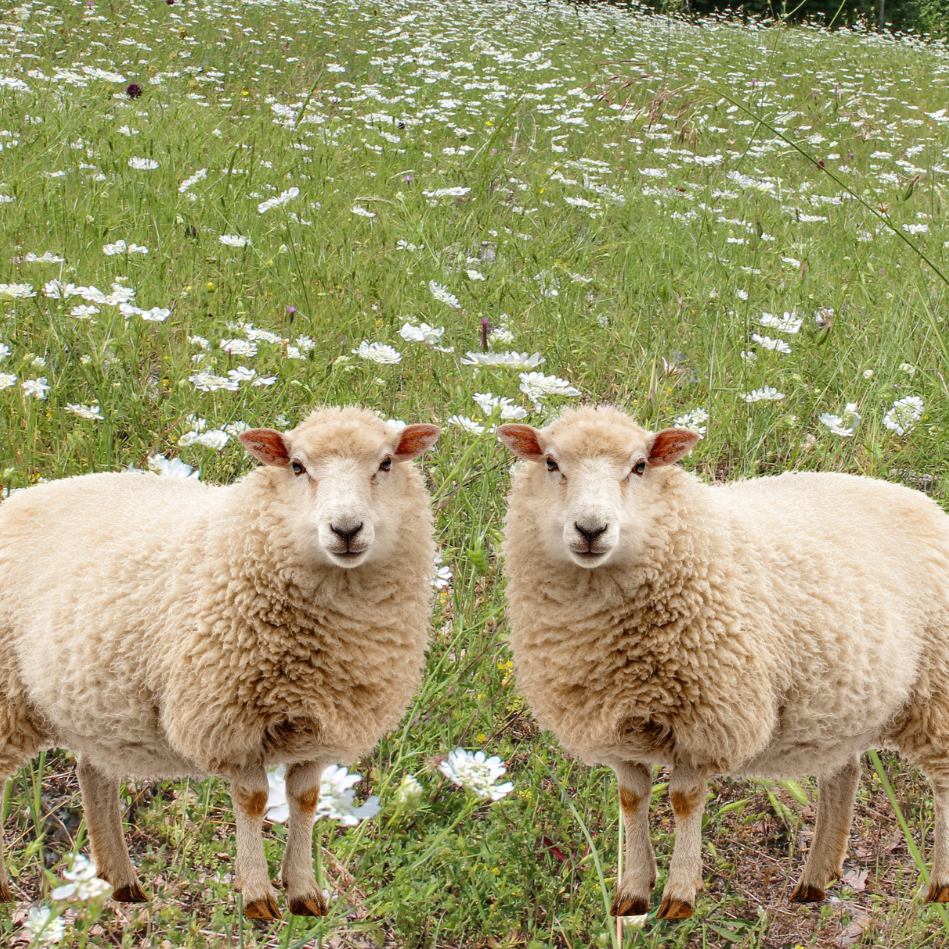
#> input picture T02/Groovy.png, 949 x 949 px
$ python choose_position.py
#> lines starting #> are read from the running program, lines starting #| are printed output that depends on the picture
### T02/animation.py
"""Animation of two characters having a conversation, using OpenCV.

The speech bubble from text.png is resized (cv2.resize), mirrored for the
second character (cv2.flip) and blended into the original image with
cv2.addWeighted, as in the Batman example. The text is written with
cv2.putText. The bubble and the text fade in and out gradually by changing
the weights passed to addWeighted. The frames are saved to a video file.
"""

import cv2

IMAGE_FILE = 'Groovy.png'
BUBBLE_FILE = 'text.png'
VIDEO_FILE = 'if_sheep_could_talk.mp4'

BUBBLE_WIDTH, BUBBLE_HEIGHT = 360, 266
LEFT_POSITION = (92, 93)
RIGHT_POSITION = (461, 33)

FONT = cv2.FONT_HERSHEY_SIMPLEX
FONT_SCALE = 0.8
FONT_THICKNESS = 2
LINE_HEIGHT = 32
TEXT_COLOR = (0, 0, 0)
MAX_TEXT_WIDTH = 225

FPS = 20
FADE_IN_FRAMES = 10
HOLD_FRAMES = 40
FADE_OUT_FRAMES = 10
PAUSE_FRAMES = 4

DIALOGUE = [
    (1, 'Wazzzup?'),
    (2, 'Good, good. Wazzzup with youuu?'),
    (1, 'Ehhh, surviving and all'),
    (2, 'Just surviving? When the grass tastes so good??'),
    (1, 'The grass is good but the weather is low'),
    (2, 'Too much sun makes a desert. We get to eat flowers'),
    (1, 'And they do taste good...'),
]


def load_images():
    """Read the image with the characters and the bubble, then print their sizes.

    Returns the pair (image, bubble). Stops the program if either image
    cannot be read (usually the file name is wrong or the file is not in
    the same folder as the program).
    """
    image = cv2.imread(IMAGE_FILE)
#> image is the input picture: shape (949, 949, 3); mean B, G, R 106.2, 151.9, 156.8
    bubble = cv2.imread(BUBBLE_FILE)
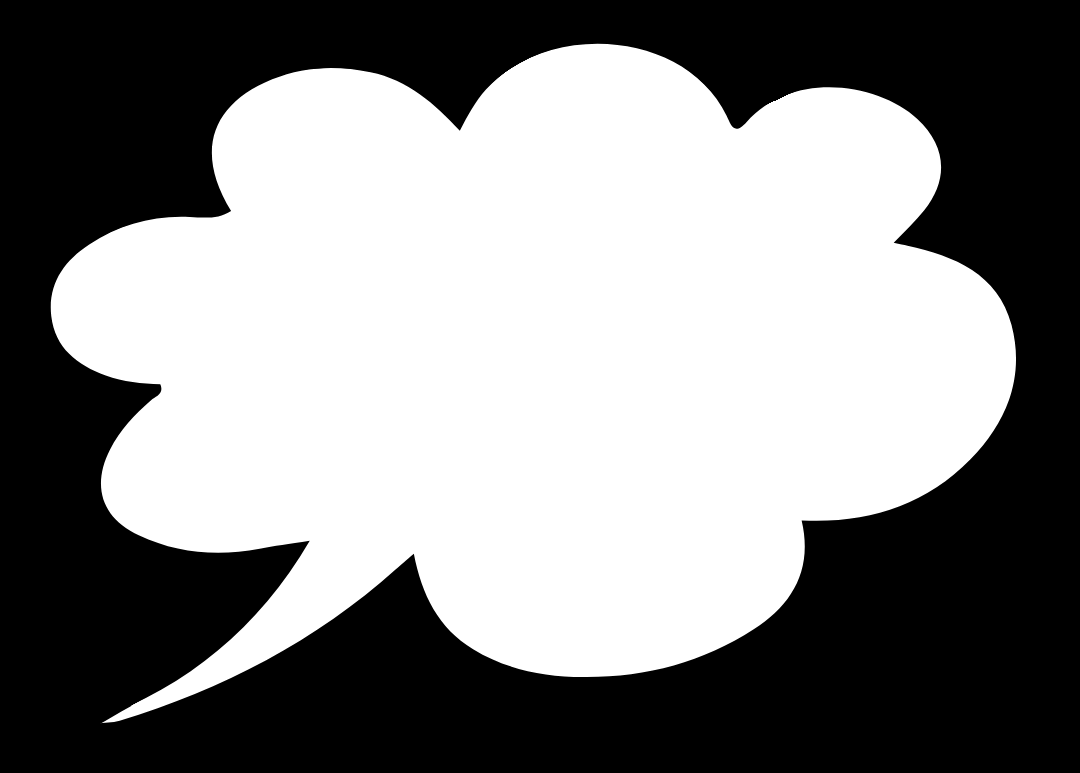
#> input picture T02/text.png, 1080 x 773 px
#> bubble is the input picture: shape (773, 1080, 3); min 0, max 255, mean 132.3
    if image is None or bubble is None:
        raise SystemExit('Cannot find {} or {} in the current folder.'
                         .format(IMAGE_FILE, BUBBLE_FILE))

    h, w, c = image.shape
#> h = 949; w = 949; c = 3
    print('{}: w = {}, h = {}, c = {}'.format(IMAGE_FILE, w, h, c))
#| Groovy.png: w = 949, h = 949, c = 3
    hb, wb, cb = bubble.shape
#> hb = 773; wb = 1080; cb = 3
    print('{}: w = {}, h = {}, c = {}'.format(BUBBLE_FILE, wb, hb, cb))
#| text.png: w = 1080, h = 773, c = 3
    return image, bubble


def prepare_bubbles(bubble):
    """Resize the bubble and create its mirrored version.

    The original bubble is used for the character on the left. The
    left-right mirrored version (cv2.flip with parameter 1) is used for
    the character on the right.
    """
    small_bubble = cv2.resize(bubble, (BUBBLE_WIDTH, BUBBLE_HEIGHT))
    mirrored_bubble = cv2.flip(small_bubble, 1)
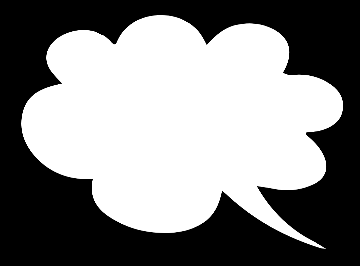
#> mirrored_bubble: shape (266, 360, 3); min 0, max 255, mean 132.3
    return small_bubble, mirrored_bubble


# [136 lines left out: functions check_positions, split_into_lines, write_text, make_frame, line_weights, generate_animation and 1 more, not called in this run]


# [2 lines that do not run on import are left out]

### T02/choose_position.py
"""Helper program for choosing the position of the bubbles with trackbars.

It uses the same settings as animation.py (the image, the bubble and the
bubble size), so animation.py must be in the same folder. Move the bubbles
with the four trackbars until they sit nicely above the characters, then
press ESC. The program prints the two lines that should be copied into
animation.py, replacing the LEFT_POSITION and RIGHT_POSITION values.
"""

import cv2
import animation as a


def nothing(x):
    """Empty function required by createTrackbar, as in the course example."""
    pass


def add_bubble(image, bubble, x, y):
    """Blend the bubble into the region of interest that starts at (x, y)."""
    hb, wb, _ = bubble.shape
    roi = image[y:y + hb, x:x + wb]
    roi = cv2.addWeighted(roi, 1, bubble, 1, 0)
    image[y:y + hb, x:x + wb] = roi


def main():
    """Show the image with both bubbles and the trackbars for their positions."""
    image, bubble = a.load_images()
    small_bubble, mirrored_bubble = a.prepare_bubbles(bubble)
    h, w, _ = image.shape
#> h = 949; w = 949

    max_x = w - a.BUBBLE_WIDTH
#> max_x = 589
    max_y = h - a.BUBBLE_HEIGHT
#> max_y = 683
    if max_x < 0 or max_y < 0:
        raise SystemExit('The bubble is larger than the image. '
                         'Reduce BUBBLE_WIDTH / BUBBLE_HEIGHT.')

    window_name = 'Choose the bubble positions - ESC to finish'
    cv2.namedWindow(window_name, cv2.WINDOW_NORMAL)

    xl, yl = a.LEFT_POSITION
    xr, yr = a.RIGHT_POSITION
    cv2.createTrackbar('x left', window_name, min(xl, max_x), max_x, nothing)
    cv2.createTrackbar('y left', window_name, min(yl, max_y), max_y, nothing)
    cv2.createTrackbar('x right', window_name, min(xr, max_x), max_x, nothing)
    cv2.createTrackbar('y right', window_name, min(yr, max_y), max_y, nothing)

    while True:
        xl = cv2.getTrackbarPos('x left', window_name)
        yl = cv2.getTrackbarPos('y left', window_name)
        xr = cv2.getTrackbarPos('x right', window_name)
        yr = cv2.getTrackbarPos('y right', window_name)

        preview = image.copy()
        add_bubble(preview, small_bubble, xl, yl)
#> in add_bubble, `roi = image[y:y + hb, x:x + wb]`:
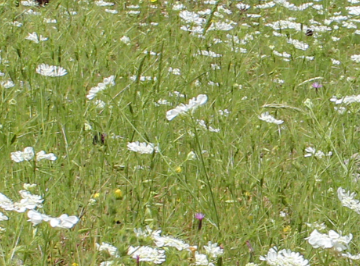
#> roi: shape (266, 360, 3); mean B, G, R 90, 155.8, 145.1
#> in add_bubble, `roi = cv2.addWeighted(roi, 1, bubble, 1, 0)`:
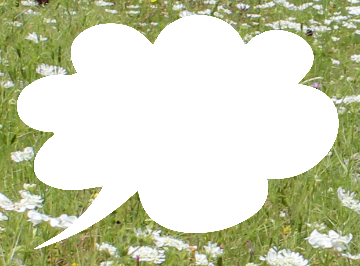
#> roi: shape (266, 360, 3); mean B, G, R 180.3, 209.4, 204.9
        add_bubble(preview, mirrored_bubble, xr, yr)
#> call 2 of add_bubble, with x = 461, y = 33
#> in add_bubble (call 2), `roi = image[y:y + hb, x:x + wb]`:
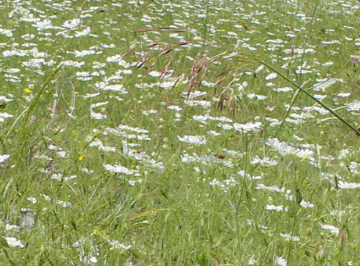
#> roi: shape (266, 360, 3); mean B, G, R 99.3, 156.5, 146.7
#> in add_bubble (call 2), `roi = cv2.addWeighted(roi, 1, bubble, 1, 0)`:
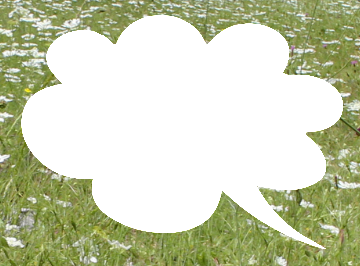
#> roi: shape (266, 360, 3); mean B, G, R 178.9, 207.4, 202.1
#> in add_bubble (call 2), `image[y:y + hb, x:x + wb] = roi`:
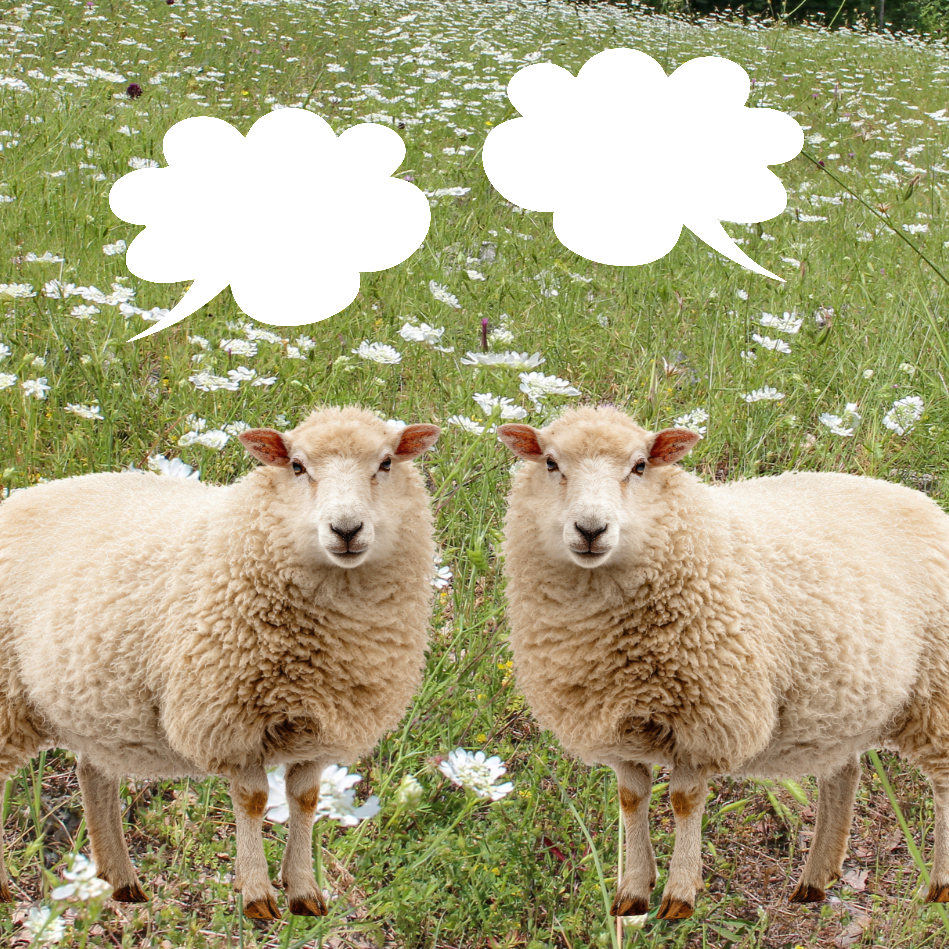
#> image: shape (949, 949, 3); mean B, G, R 124.3, 163, 169
        cv2.imshow(window_name, preview)

        if cv2.waitKey(1) == 27:
#> (key Esc is pressed here)
            break

    cv2.destroyAllWindows()
    cv2.waitKey(1)
    print('Copy these two lines into animation.py:')
    print('LEFT_POSITION = ({}, {})'.format(xl, yl))
    print('RIGHT_POSITION = ({}, {})'.format(xr, yr))


if __name__ == '__main__':
    main()
